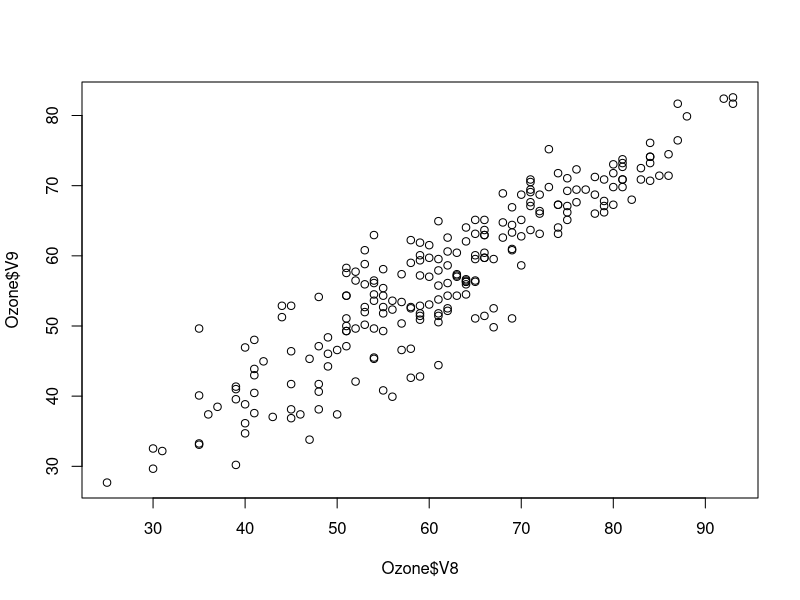
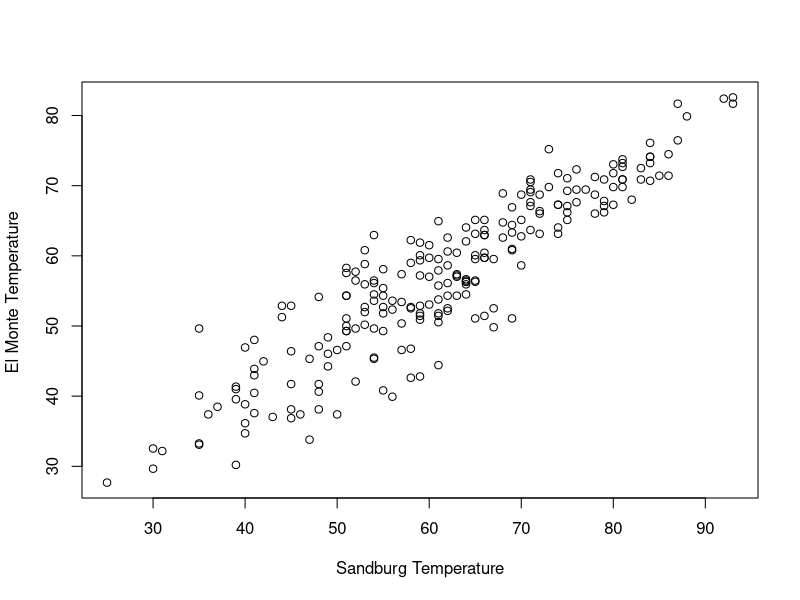
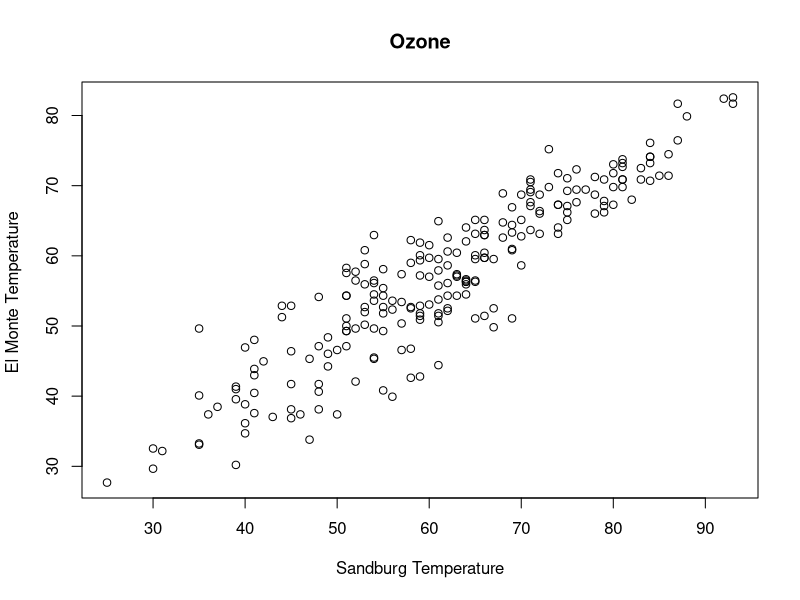
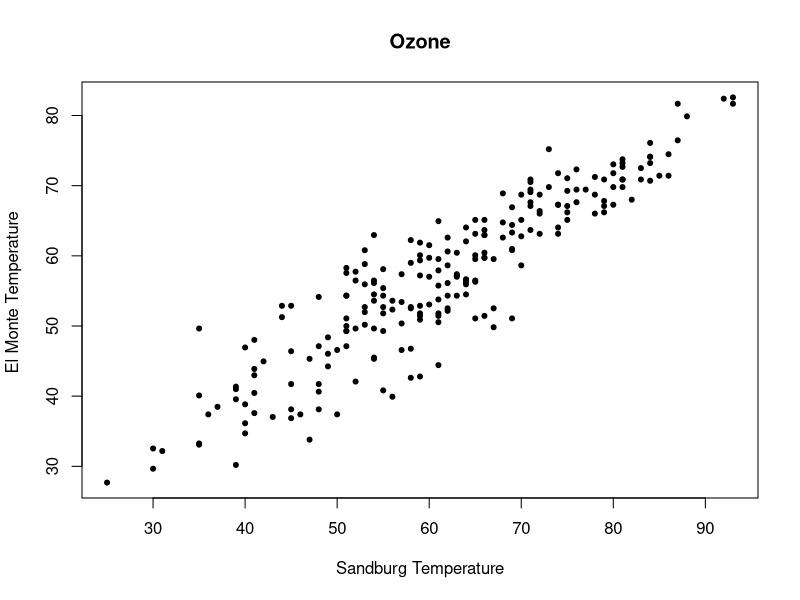
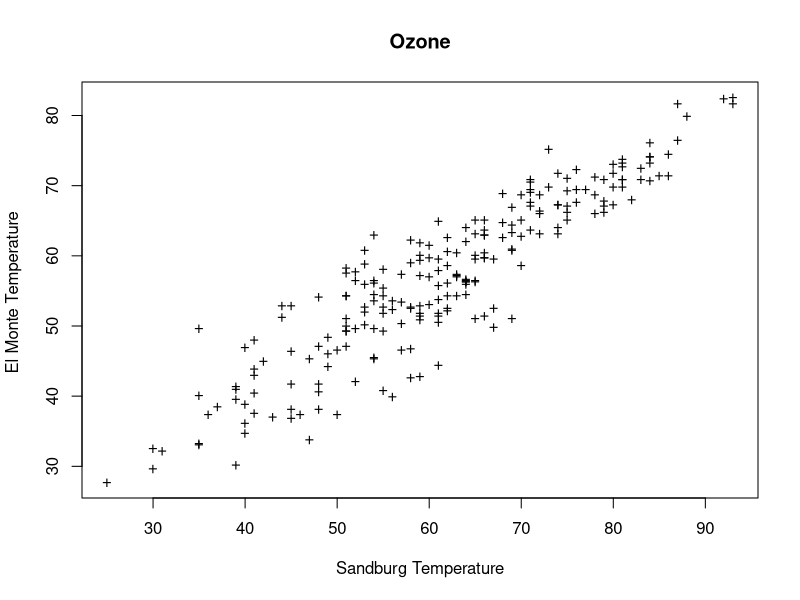
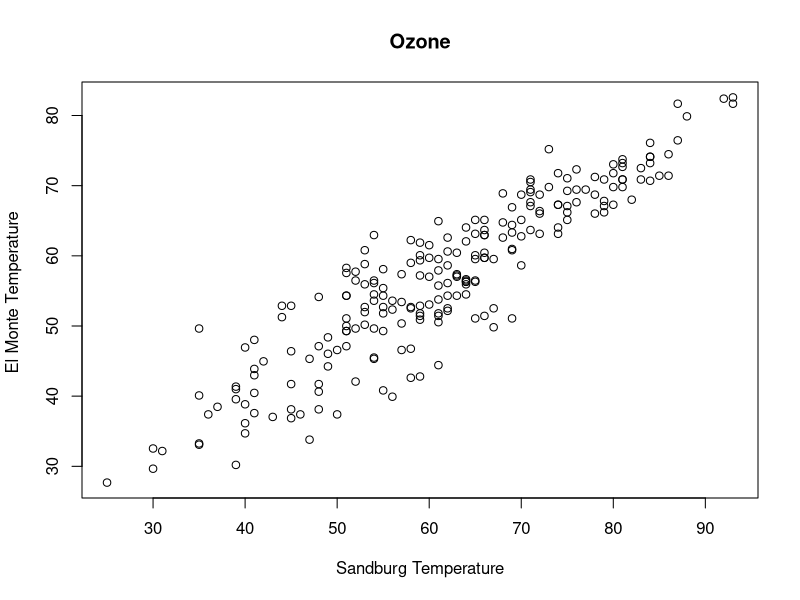
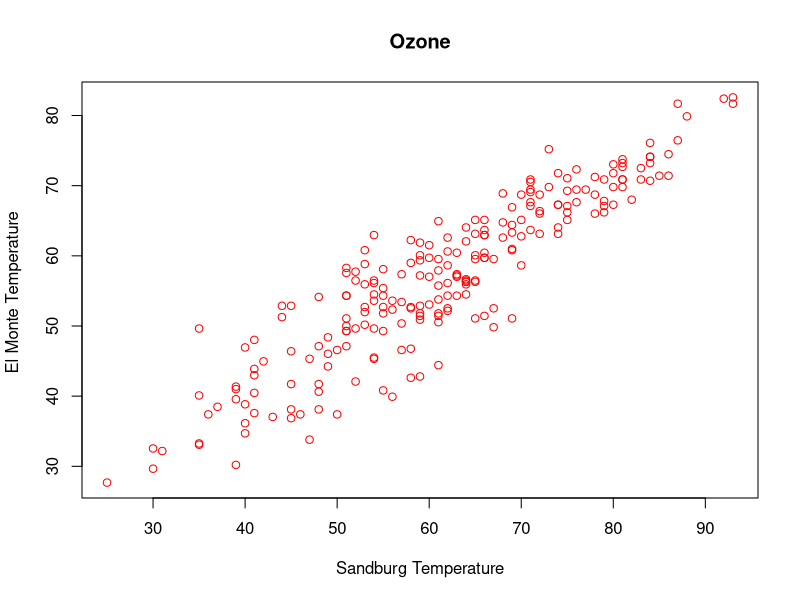
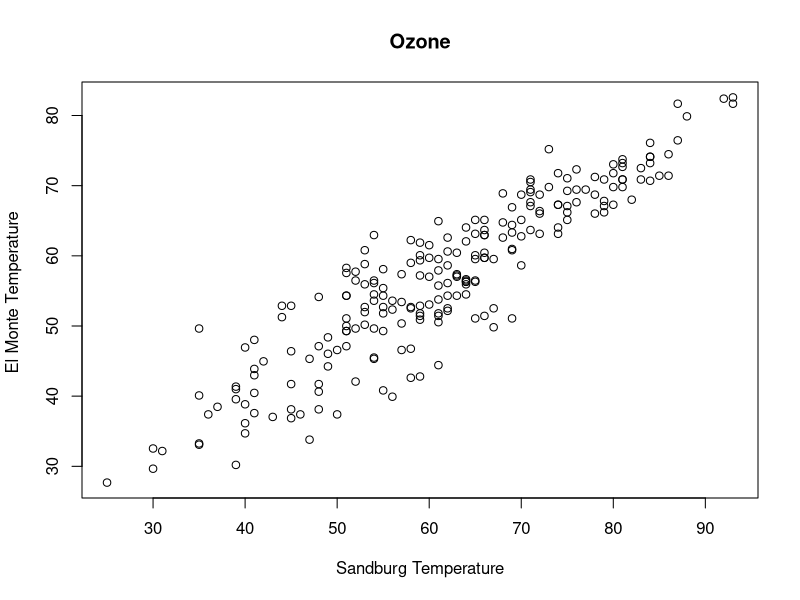

Generate these figures, in order, with R: (Note: this script raises an error after producing the figures.)
##############################################
########### 자료 처리 응용 실습 ##############
##############################################
# R을 이용한 데이터 처리 & 분석 실무(길벗)


##############################################
############### Graph ########################
##############################################

############### 1. Scatter Plot ##############

# 산점도는 주어진 데이터를 점으로 표시해 흩뿌리듯이 시각화한 그림
# R에서 산점도는 plot() 함수로 그리는데, plot()은 산점도 뿐만 아니라 일반적으로 객체를 시각화하는데 모두
# 사용될 수 있는일반 함수(Generic Function)

methods("plot")


install.packages("mlbench")
library ( mlbench )
data ( Ozone )
Ozone
plot ( Ozone $V8 , Ozone $V9)





# plot은 (x, y)의 순서로 입력을 받으며, x와 y가 숫자형 데이터의 경우 산점도를 그려줌

############### 2. 그래프 옵션 ##############

?par

# 2.1 축 이름 (xlab, ylab)

plot ( Ozone $V8 , Ozone $V9 , xlab =" Sandburg Temperature ", ylab ="El Monte Temperature ")


# 2.2 그래프 제목 (main)

plot ( Ozone $V8 , Ozone $V9 , xlab =" Sandburg Temperature ", ylab ="El Monte Temperature ", main =" Ozone ")


# 2.3 점의 종류 (pch)

plot ( Ozone $V8 , Ozone $V9 , xlab =" Sandburg Temperature ", ylab ="El Monte Temperature ", main =" Ozone ", pch =20) 

plot ( Ozone $V8 , Ozone $V9 , xlab =" Sandburg Temperature ", ylab ="El Monte Temperature ", main =" Ozone ", pch="+")

# google r pch symbol 로 확인



# 2.4 점의 크기 (cex)

plot ( Ozone $V8 , Ozone $V9 , xlab =" Sandburg Temperature ", ylab ="El Monte Temperature ", main =" Ozone ", cex=1)



# 2.4 색상 (col)

colors()
plot ( Ozone $V8 , Ozone $V9 , xlab =" Sandburg Temperature ", ylab ="El Monte Temperature ", main =" Ozone ", col="red ")


# 2.6 좌표측 값의 범위 (xlim, ylim)

plot ( Ozone $V8 , Ozone $V9 , xlab =" Sandburg Temperature ", ylab ="El Monte Temperature ", main =" Ozone ")

max(Ozone$V8)
max( Ozone $V8 , na.rm = TRUE )
max( Ozone $V9 , na.rm = TRUE )

plot ( Ozone $V8 , Ozone $V9 , xlab =" Sandburg Temperature ",
       ylab ="El Monte Temperature ", main =" Ozone ",
       xlim =c(0, 100) , ylim =c(0, 90))

# 2.7 type

# cars 데이터는 차량이 달리던 속도, 그리고 그 속도에서 브레이크를 잡았을때 제동거리를 측정한 데이터

data(cars)
str(cars)
head(cars)
plot(cars)

plot (cars , type ="l")
plot (cars , type ="o", cex =1)

# 주행속도에 대해 두개 이상의 제동거리가 있는 경우가 많아
# 어색해보임. 이 문제를 해결하기 위해 tapply를 사용

tapply ( cars $dist , cars $ speed , mean )
plot ( tapply ( cars $dist , cars $ speed , mean ), type ="o", cex =0.5 ,
        xlab =" speed ", ylab =" dist ")

############### 3. 그래프의 배열 (mfrow) ############

#mfrow를 지정하면 한 창에 여러개의 그래프를 나열

opar <- par( mfrow =c(1, 2))
plot ( Ozone $V8 , Ozone $V9 , xlab =" Sandburg Temperature ",
       ylab ="El Monte Temperature ", main =" Ozone ")
plot ( Ozone $V8 , Ozone $V9 , xlab =" Sandburg Temperature ",
       ylab ="El Monte Temperature ", main =" Ozone2 ")
par(opar)


## 자주 쓰는 그래프 분할 
par( mfrow =c(4, 4)) # 행렬

plot ( Ozone $V8 , Ozone $V9 , xlab =" Sandburg Temperature ",
       ylab ="El Monte Temperature ", main =" Ozone ")
plot ( Ozone $V8 , Ozone $V9 , xlab =" Sandburg Temperature ",
       ylab ="El Monte Temperature ", main =" Ozone2 ")
dev.off()


############### 4. 지터 (jitter) ##################

# Ozone데이터의 V6와 V7은 각각 LAX에서의 풍속과 습도를 담고 있다. 그런데 이 둘은 자연
# 수로 표시되므로 값이 같은 경우가 많다.

head(Ozone)


# (V6, V7)의 순서쌍을 좌표평면에 도시하면 여러 점들이 한 위치에 표시
# 되어 서로 구분이 잘 되지 않는다. Jitter는 데이터 값을 조금씩 움직여서 같은 점에 데이터가
# 여러번 겹쳐서 표시되는 현상을 막는다

plot ( Ozone $V6 , Ozone $V7 , xlab =" Windspeed ", ylab =" Humidity ",
       main =" Ozone ", pch =20 , cex=.5)
plot ( jitter(Ozone $V6) , jitter(Ozone $V7) , xlab =" Windspeed ", ylab =" Humidity ",
       main =" Ozone ", pch =20 , cex=.5)


############### 5. 점 (points) ####################

plot ( iris $ Sepal.Width , iris $ Sepal.Length , cex =1 , pch =20 ,
      xlab =" width ", ylab =" length ", main =" iris ")

## 한 그래프에 데이터를 겹쳐서 쓰고 싶은 경우
points ( iris $ Petal.Width , iris $ Petal.Length , cex =1 ,
           pch="+", col="red ")



############### 6. 선 (lines) ###################

x <- seq (0, 2*pi , 0.1)
y <- sin(x)
plot (x, y, cex=.5 , col ="red ")
lines (x, y)


# <생략> 
# LOWESS (locally estimated scatterplot smoothing)를 적용
# 데이터의 각점에서 inear model(y = ax + b) 또는 quadratic model(y = ax2 + bx + c)을 각각
# 적합하되, 각 점에서 가까운 데이터에 많은 weight를 주면서 regression을 수행

data(cars)
head(cars)
plot(cars)
lines(lowess(cars))

############### 7. 직선 (abline) ###################

# y= a + bx 형태의 직선, 또는 y = h 형태의 가로로 그은 직선, 또는 x = v 형태의
# 세로로 그은 직선을 그래프에 그린다

plot (cars , xlim =c(0, 25) )
abline (a=-5, b=3.5 , col ="red ") # dist = -5 + 3.5*speed


plot (cars , xlim =c(0, 25) )
abline (a=-5, b=3.5 , col ="red ")
abline (h= mean ( cars $ dist ), lty =2, col=" blue ")
abline (v= mean ( cars $ speed ), lty =2, col=" green ")
abline(h=100)
abline(v=5)
############### 8. 곡선 (curve) ###################

curve(sin, 0, 2*pi)


############### 9. 문자열 (text) ###################

# text()는 그래프에 문자를 그리는데 사용하며 형식은 text(x, y, labels)이다. labels는 각 좌표에
# 표시할 문자들이며, text()함수에는 보여질 텍스트의 위치를 조정하기위한 다양한 옵션이 있다.

plot (cars , cex=.5)
text ( cars $ speed , cars $dist , pos =3, cex =.5)


####### 10. 그래프상에 그려진 데이터 식별 ############

# identify()는 그래프상에서 특정 점을 클릭하면 클릭된 점과 가장 가까운 데이터를 그려줌

plot (cars , cex=.5)
identify ( cars $ speed , cars $ dist )

############### 11. 범례 (legend) ###################

plot ( iris $ Sepal.Width , iris $ Sepal.Length , cex =1 , pch =20 ,
       xlab =" width ", ylab =" length ")
points ( iris $ Petal.Width , iris $ Petal.Length , cex =1 ,
         pch="+", col="red ")

legend ("topright", legend =c(" Sepal ", " Petal "),
        pch=c(20 , 43) , cex=1 , col=c(" black ", "red"), bg=" gray ")



########## 12. matplot, matlines, matpoints #############

# 행렬 형태로 주어진 데이터를 그래프에 그림

x <- seq (-2*pi , 2*pi , 0.01 )

y <- matrix (c( cos (x), sin (x)), ncol =2)

plot (x, y, col=c(" red ", " black "), cex =.2)
matplot (x, y, col=c(" red ", " black "), cex =.2)
abline(h=0, v=0)


########### 13. Boxplot (상자그림) ##################
# Range(R)=max-min
#IQR= Q3-Q1
#UF= Q3+1.5*IQR
#LF=Q1-1.5*IQR



boxplot ( iris $ Sepal.Width )


boxstats <- boxplot ( iris $ Sepal.Width )
boxstats

boxstats <- boxplot ( iris $ Sepal.Width , horizontal = TRUE )
text ( boxstats $out , rep (1, NROW ( boxstats $ out )), labels = boxstats $out ,
       pos =1, cex=.5)

############ 14. Histogram ########################

hist ( iris $ Sepal.Width )

hist ( iris $ Sepal.Width , freq = FALSE )


############ 15. Density (밀도) ###################

plot ( density ( iris $ Sepal.Width ))


hist ( iris $ Sepal.Width , freq = FALSE )
lines ( density ( iris $ Sepal.Width ))


############ 16. barplot (막대) ###################

## 히스토그램과 barplot의 차이점: 히스토그램은 범주형 데이터 barplot은 비범주형 데이터 

barplot ( tapply ( iris $ Sepal.Width , iris $ Species , mean ))


############ 17. Mosaicplot (모자이크) ##########

# 범주형 다변량 데이터를 표현하는데 적합한 그래프

str( Titanic )
head(Titanic)

mosaicplot ( Titanic , color = TRUE )
mosaicplot (~ Class + Survived , data = Titanic , color = TRUE )

########### 18. 산점도 행렬(pairs) #################

#산점도 행렬(Scatter Plot Matrix)은 다변량 데이터에서 변수 쌍간의 산점도 행렬을 그린 그래프

pairs(~ Sepal.Width + Sepal.Length + Petal.Width + Petal.Length ,
      data =iris , col=c("red", " green ", " blue ")[ iris $ Species ])
